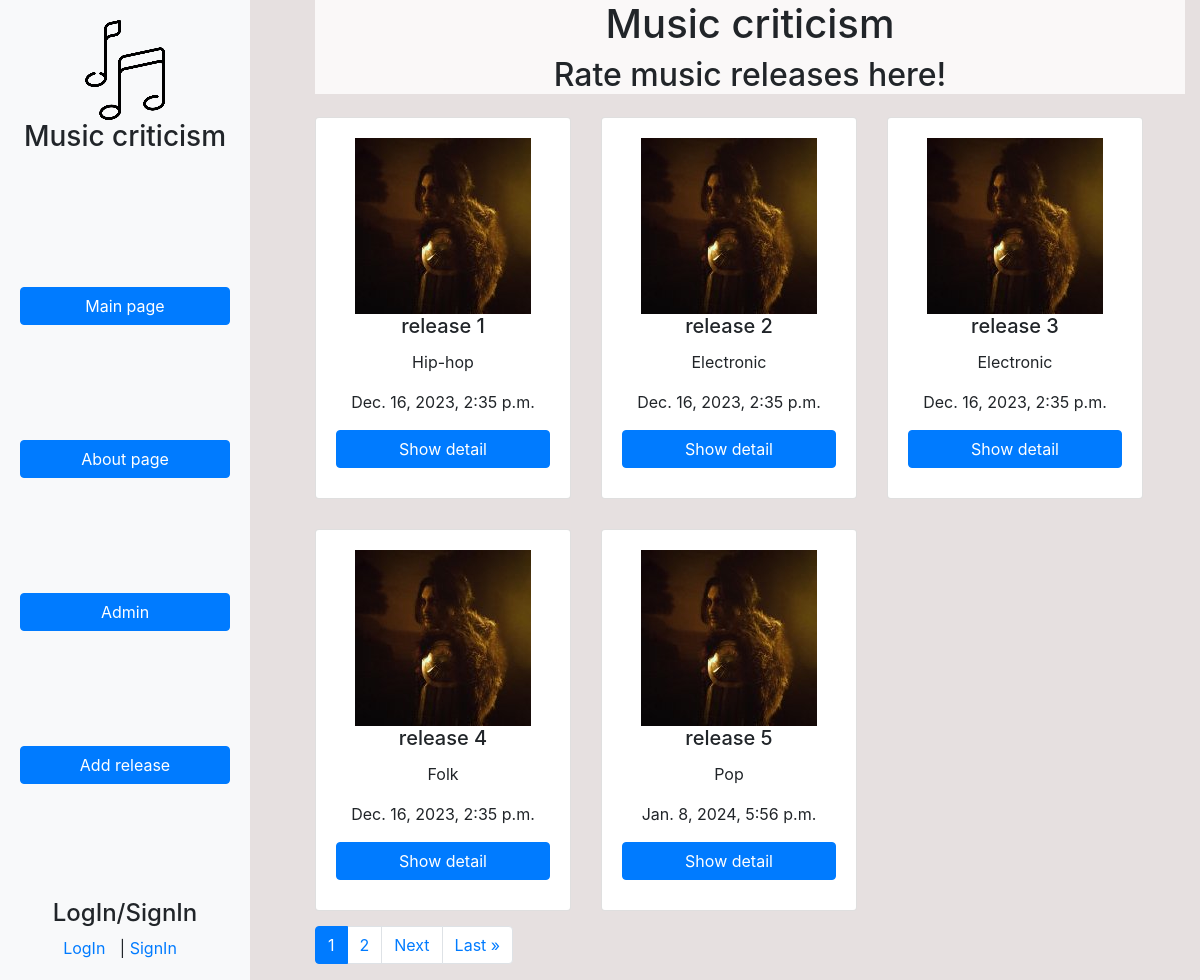
The page / on the database its author committed.
### mainapp/models.py (models this page shows, shortened)
class Release(models.Model):
    name = models.CharField(max_length=200)
    description = models.TextField()
    pub_date = models.DateTimeField("date published")
    image = models.ImageField(upload_to='images/', blank=True)
    category = models.ForeignKey(Category, on_delete=models.CASCADE, default=1)

class Category(models.Model):
    name = models.CharField(max_length=255)
    def __str__(self): return self.name

### mainapp/views.py (the view)
# urls.py: path("", views.index, name = "index"),
def index(request):
    releases = Release.objects.all()
    objects_per_page = 5
    paginator = Paginator(releases, objects_per_page)
    page = request.GET.get('page')
    try:
        objects_for_page = paginator.page(page)
    except PageNotAnInteger:
        objects_for_page = paginator.page(1)
    except EmptyPage:
        objects_for_page = paginator.page(paginator.num_pages)
    columns = range(3)
    return render(request, 'mainapp/index.html', {'releases': releases, 'columns': columns, 'objects_for_page': objects_for_page})

### mainapp/templates/mainapp/index.html (shortened to what this page needs)
{% extends 'base.html' %}
{% block content %}
  <div class="container">
  <div class='titleop'>
    <h1>Music criticism</h1>
    <h2>Rate music releases here!</h2>
  </div>
    <div class="row">
      {% for item in objects_for_page %}
    <div class="card" style="width: 16rem;">
        <div class="card-body">
            <img src="{{ item.image.url }}" alt="..">
            <div class="media">
                <div class="media-body">
                    <h5 class="card-title">{{ item.name }}</h5>
                    <p class="card-text">{{ item.category }}</p>
                    <p class="card-text">{{ item.pub_date }}</p>
                    <a href="release/{{ item.id }}/" class="btn btn-primary">Show detail</a>
                </div>
            </div>
        </div>
    </div>
{% endfor %}
    </div>
    <nav aria-label="Page navigation">
      <ul class="pagination">
          {% for i in objects_for_page.paginator.page_range %}
              <li class="page-item {% if objects_for_page.number == i %}active{% endif %}">
                  <a class="page-link" href="?page={{ i }}">{{ i }}</a>
              </li>
          {% endfor %}
          {% if objects_for_page.has_next %}
              <li class="page-item"><a class="page-link" href="?page={{ objects_for_page.next_page_number }}">Next</a></li>
              <li class="page-item"><a class="page-link" href="?page={{ objects_for_page.paginator.num_pages }}">Last &raquo;</a></li>
          {% endif %}
      </ul>
  </nav>
</div>
{% endblock %}

### templates/base.html (shortened to what this page needs)
<!doctype html>
<html lang="en">
  <head>
    <link rel="stylesheet" href="https://cdn.jsdelivr.net/npm/bootstrap@4.4.1/dist/css/bootstrap.min.css">
    <link rel="stylesheet" href="https://maxcdn.bootstrapcdn.com/bootstrap/4.0.0/css/bootstrap.min.css">
    <link rel="stylesheet" href="https://cdn.jsdelivr.net/npm/select2@4.1.0-beta.0/dist/css/select2.min.css">
</head>
    {% load static %}
    <link rel="stylesheet" href="{% static 'mainapp/style.css' %}">
  </head>
  <body>
    {% include 'inc/_navbar.html' %}
    {% block content %}{% endblock %}
  </body>
</html>

### templates/inc/_navbar.html (shortened to what this page needs)
<div class="sidebar">
    <div class="logo">
      <img src="media\images\CompressJPEG.online_(100x100).png" alt="..">
      <h3>Music criticism</h3>
    </div>
    <a href="{% url 'index' %}" class="btn btn-primary">Main page</a>
    <a href="{% url 'about' %}" class="btn btn-primary">About page</a>
    <a href="admin/" class="btn btn-primary">Admin</a>
    <a href="add-release/" class="btn btn-primary">Add release</a>
    <div class="auth-links">
      {% if request.user.is_authenticated %}
        <h4>Hello, {{ user.username }}!</h4>
        <a class="auth-link" href="{% url 'logout' %}">LogOut</a>
      {% else %}
        <h4>LogIn/SignIn</h4>
        <a class="auth-link" href="{% url 'login' %}">LogIn</a> | <a class="auth-link" href="{% url 'signin' %}">SignIn</a>
      {% endif %}
    </div>
  </div>

### mainapp/static/mainapp/style.css (style rules this page uses)
body { background-color: rgb(230, 224, 224); display: flex; min-height: 100vh; margin: 0; }
.titleop { text-align: center; background-color: rgba(255, 255, 255, 0.789); }
.card { margin: 15px; }
.card-body { text-align: center; }
.container { margin-left: 300px; }
.sidebar { position: fixed; width: 250px; background-color: #f8f9fa; padding: 20px; height: 100%; display: flex; flex-direction: column; justify-content: space-between; }
.btn { width: 100%; margin-bottom: 10px; }
.logo { text-align: center; margin-bottom: 20px; }
.auth-links { text-align: center; }
.auth-link { margin-bottom: 5px; margin-right: 10px; }

### rows shown on the page
Release: image (picture), name "release 1", category "Hip-hop", pub_date "Dec. 16, 2023, 2:35 p.m."
Release: image (picture), name "release 2", category "Electronic", pub_date "Dec. 16, 2023, 2:35 p.m."
Release: image (picture), name "release 3", category "Electronic", pub_date "Dec. 16, 2023, 2:35 p.m."
Release: image (picture), name "release 4", category "Folk", pub_date "Dec. 16, 2023, 2:35 p.m."
Release: image (picture), name "release 5", category "Pop", pub_date "Jan. 8, 2024, 5:56 p.m."

### other values the page prints
{{ i }} "1" "2"
